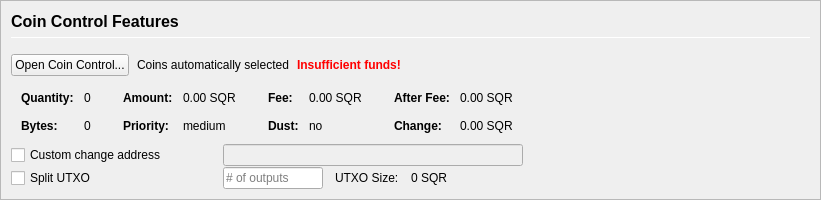
         <widget class="QFrame" name="frameCoinControl">
          <property name="sizePolicy">
           <sizepolicy hsizetype="Expanding" vsizetype="Expanding">
            <horstretch>0</horstretch>
            <verstretch>0</verstretch>
           </sizepolicy>
          </property>
          <property name="maximumSize">
           <size>
            <width>16777215</width>
            <height>16777215</height>
           </size>
          </property>
          <property name="frameShape">
           <enum>QFrame::StyledPanel</enum>
          </property>
          <property name="frameShadow">
           <enum>QFrame::Sunken</enum>
          </property>
          <layout class="QVBoxLayout" name="verticalLayoutCoinControl2">
           <property name="spacing">
            <number>0</number>
           </property>
           <property name="leftMargin">
            <number>0</number>
           </property>
           <property name="topMargin">
            <number>0</number>
           </property>
           <property name="rightMargin">
            <number>0</number>
           </property>
           <property name="bottomMargin">
            <number>0</number>
           </property>
           <item>
            <widget class="QFrame" name="frameCoinControl_BG">
             <layout class="QVBoxLayout" name="verticalLayoutCoinControl" stretch="0,0,0,0,0,0">
              <property name="spacing">
               <number>1</number>
              </property>
              <property name="leftMargin">
               <number>10</number>
              </property>
              <property name="topMargin">
               <number>10</number>
              </property>
              <item>
               <layout class="QHBoxLayout" name="horizontalLayoutCoinControl1">
                <property name="bottomMargin">
                 <number>15</number>
                </property>
                <item>
                 <layout class="QVBoxLayout" name="verticalLayout_3">
                  <property name="spacing">
                   <number>6</number>
                  </property>
                  <item>
                   <widget class="QLabel" name="labelCoinControlFeatures">
                    <property name="sizePolicy">
                     <sizepolicy hsizetype="Preferred" vsizetype="Maximum">
                      <horstretch>0</horstretch>
                      <verstretch>0</verstretch>
                     </sizepolicy>
                    </property>
                    <property name="minimumSize">
                     <size>
                      <width>0</width>
                      <height>20</height>
                     </size>
                    </property>
                    <property name="font">
                     <font>
                      <pointsize>12</pointsize>
                      <weight>75</weight>
                      <bold>true</bold>
                     </font>
                    </property>
                    <property name="styleSheet">
                     <string notr="true">font-weight:bold;</string>
                    </property>
                    <property name="text">
                     <string>Coin Control Features</string>
                    </property>
                   </widget>
                  </item>
                  <item>
                   <widget class="Line" name="line">
                    <property name="minimumSize">
                     <size>
                      <width>0</width>
                      <height>1</height>
                     </size>
                    </property>
                    <property name="maximumSize">
                     <size>
                      <width>16777215</width>
                      <height>1</height>
                     </size>
                    </property>
                    <property name="orientation">
                     <enum>Qt::Horizontal</enum>
                    </property>
                   </widget>
                  </item>
                 </layout>
                </item>
               </layout>
              </item>
              <item>
               <layout class="QHBoxLayout" name="horizontalLayoutCoinControl2" stretch="0,0,0,0">
                <property name="spacing">
                 <number>8</number>
                </property>
                <property name="bottomMargin">
                 <number>10</number>
                </property>
                <item>
                 <widget class="QPushButton" name="pushButtonCoinControl">
                  <property name="styleSheet">
                   <string notr="true"/>
                  </property>
                  <property name="text">
                   <string>Open Coin Control...</string>
                  </property>
                  <property name="autoDefault">
                   <bool>false</bool>
                  </property>
                 </widget>
                </item>
                <item>
                 <widget class="QLabel" name="labelCoinControlAutomaticallySelected">
                  <property name="text">
                   <string>Coins automatically selected</string>
                  </property>
                  <property name="margin">
                   <number>5</number>
                  </property>
                 </widget>
                </item>
                <item>
                 <widget class="QLabel" name="labelCoinControlInsuffFunds">
                  <property name="font">
                   <font>
                    <weight>75</weight>
                    <bold>true</bold>
                   </font>
                  </property>
                  <property name="styleSheet">
                   <string notr="true">color:red;font-weight:bold;</string>
                  </property>
                  <property name="text">
                   <string>Insufficient funds!</string>
                  </property>
                  <property name="margin">
                   <number>5</number>
                  </property>
                 </widget>
                </item>
                <item>
                 <spacer name="horizontalSpacerCoinControl">
                  <property name="orientation">
                   <enum>Qt::Horizontal</enum>
                  </property>
                  <property name="sizeHint" stdset="0">
                   <size>
                    <width>40</width>
                    <height>1</height>
                   </size>
                  </property>
                 </spacer>
                </item>
               </layout>
              </item>
              <item>
               <widget class="QWidget" name="widgetCoinControl" native="true">
                <property name="sizePolicy">
                 <sizepolicy hsizetype="Preferred" vsizetype="Preferred">
                  <horstretch>0</horstretch>
                  <verstretch>0</verstretch>
                 </sizepolicy>
                </property>
                <property name="minimumSize">
                 <size>
                  <width>0</width>
                  <height>0</height>
                 </size>
                </property>
                <property name="styleSheet">
                 <string notr="true"/>
                </property>
                <layout class="QHBoxLayout" name="horizontalLayoutCoinControl5">
                 <property name="leftMargin">
                  <number>0</number>
                 </property>
                 <property name="topMargin">
                  <number>0</number>
                 </property>
                 <property name="rightMargin">
                  <number>0</number>
                 </property>
                 <property name="bottomMargin">
                  <number>0</number>
                 </property>
                 <item>
                  <layout class="QHBoxLayout" name="horizontalLayoutCoinControl3" stretch="0,0,0,1">
                   <property name="spacing">
                    <number>20</number>
                   </property>
                   <property name="topMargin">
                    <number>0</number>
                   </property>
                   <property name="bottomMargin">
                    <number>10</number>
                   </property>
                   <item>
                    <layout class="QFormLayout" name="formLayoutCoinControl1">
                     <property name="horizontalSpacing">
                      <number>10</number>
                     </property>
                     <property name="verticalSpacing">
                      <number>14</number>
                     </property>
                     <property name="leftMargin">
                      <number>10</number>
                     </property>
                     <property name="topMargin">
                      <number>4</number>
                     </property>
                     <property name="rightMargin">
                      <number>6</number>
                     </property>
                     <item row="0" column="0">
                      <widget class="QLabel" name="labelCoinControlQuantityText">
                       <property name="font">
                        <font>
                         <weight>75</weight>
                         <bold>true</bold>
                        </font>
                       </property>
                       <property name="text">
                        <string>Quantity:</string>
                       </property>
                       <property name="margin">
                        <number>0</number>
                       </property>
                      </widget>
                     </item>
                     <item row="0" column="1">
                      <widget class="QLabel" name="labelCoinControlQuantity">
                       <property name="cursor">
                        <cursorShape>IBeamCursor</cursorShape>
                       </property>
                       <property name="contextMenuPolicy">
                        <enum>Qt::ActionsContextMenu</enum>
                       </property>
                       <property name="text">
                        <string notr="true">0</string>
                       </property>
                       <property name="margin">
                        <number>0</number>
                       </property>
                       <property name="textInteractionFlags">
                        <set>Qt::LinksAccessibleByMouse|Qt::TextSelectableByKeyboard|Qt::TextSelectableByMouse</set>
                       </property>
                      </widget>
                     </item>
                     <item row="1" column="0">
                      <widget class="QLabel" name="labelCoinControlBytesText">
                       <property name="font">
                        <font>
                         <weight>75</weight>
                         <bold>true</bold>
                        </font>
                       </property>
                       <property name="text">
                        <string>Bytes:</string>
                       </property>
                      </widget>
                     </item>
                     <item row="1" column="1">
                      <widget class="QLabel" name="labelCoinControlBytes">
                       <property name="cursor">
                        <cursorShape>IBeamCursor</cursorShape>
                       </property>
                       <property name="contextMenuPolicy">
                        <enum>Qt::ActionsContextMenu</enum>
                       </property>
                       <property name="text">
                        <string notr="true">0</string>
                       </property>
                       <property name="textInteractionFlags">
                        <set>Qt::LinksAccessibleByMouse|Qt::TextSelectableByKeyboard|Qt::TextSelectableByMouse</set>
                       </property>
                      </widget>
                     </item>
                    </layout>
                   </item>
                   <item>
                    <layout class="QFormLayout" name="formLayoutCoinControl2">
                     <property name="horizontalSpacing">
                      <number>10</number>
                     </property>
                     <property name="verticalSpacing">
                      <number>14</number>
                     </property>
                     <property name="leftMargin">
                      <number>6</number>
                     </property>
                     <property name="topMargin">
                      <number>4</number>
                     </property>
                     <property name="rightMargin">
                      <number>6</number>
                     </property>
                     <item row="0" column="0">
                      <widget class="QLabel" name="labelCoinControlAmountText">
                       <property name="font">
                        <font>
                         <weight>75</weight>
                         <bold>true</bold>
                        </font>
                       </property>
                       <property name="text">
                        <string>Amount:</string>
                       </property>
                       <property name="margin">
                        <number>0</number>
                       </property>
                      </widget>
                     </item>
                     <item row="0" column="1">
                      <widget class="QLabel" name="labelCoinControlAmount">
                       <property name="cursor">
                        <cursorShape>IBeamCursor</cursorShape>
                       </property>
                       <property name="contextMenuPolicy">
                        <enum>Qt::ActionsContextMenu</enum>
                       </property>
                       <property name="text">
                        <string notr="true">0.00 SQR</string>
                       </property>
                       <property name="textInteractionFlags">
                        <set>Qt::LinksAccessibleByMouse|Qt::TextSelectableByKeyboard|Qt::TextSelectableByMouse</set>
                       </property>
                      </widget>
                     </item>
                     <item row="1" column="0">
                      <widget class="QLabel" name="labelCoinControlPriorityText">
                       <property name="font">
                        <font>
                         <weight>75</weight>
                         <bold>true</bold>
                        </font>
                       </property>
                       <property name="text">
                        <string>Priority:</string>
                       </property>
                      </widget>
                     </item>
                     <item row="1" column="1">
                      <widget class="QLabel" name="labelCoinControlPriority">
                       <property name="cursor">
                        <cursorShape>IBeamCursor</cursorShape>
                       </property>
                       <property name="contextMenuPolicy">
                        <enum>Qt::ActionsContextMenu</enum>
                       </property>
                       <property name="text">
                        <string>medium</string>
                       </property>
                       <property name="textInteractionFlags">
                        <set>Qt::LinksAccessibleByMouse|Qt::TextSelectableByKeyboard|Qt::TextSelectableByMouse</set>
                       </property>
                      </widget>
                     </item>
                    </layout>
                   </item>
                   <item>
                    <layout class="QFormLayout" name="formLayoutCoinControl3">
                     <property name="horizontalSpacing">
                      <number>10</number>
                     </property>
                     <property name="verticalSpacing">
                      <number>14</number>
                     </property>
                     <property name="leftMargin">
                      <number>6</number>
                     </property>
                     <property name="topMargin">
                      <number>4</number>
                     </property>
                     <property name="rightMargin">
                      <number>6</number>
                     </property>
                     <item row="0" column="0">
                      <widget class="QLabel" name="labelCoinControlFeeText">
                       <property name="font">
                        <font>
                         <weight>75</weight>
                         <bold>true</bold>
                        </font>
                       </property>
                       <property name="text">
                        <string>Fee:</string>
                       </property>
                       <property name="margin">
                        <number>0</number>
                       </property>
                      </widget>
                     </item>
                     <item row="0" column="1">
                      <widget class="QLabel" name="labelCoinControlFee">
                       <property name="cursor">
                        <cursorShape>IBeamCursor</cursorShape>
                       </property>
                       <property name="contextMenuPolicy">
                        <enum>Qt::ActionsContextMenu</enum>
                       </property>
                       <property name="text">
                        <string notr="true">0.00 SQR</string>
                       </property>
                       <property name="textInteractionFlags">
                        <set>Qt::LinksAccessibleByMouse|Qt::TextSelectableByKeyboard|Qt::TextSelectableByMouse</set>
                       </property>
                      </widget>
                     </item>
                     <item row="1" column="0">
                      <widget class="QLabel" name="labelCoinControlLowOutputText">
                       <property name="font">
                        <font>
                         <weight>75</weight>
                         <bold>true</bold>
                        </font>
                       </property>
                       <property name="text">
                        <string>Dust:</string>
                       </property>
                      </widget>
                     </item>
                     <item row="1" column="1">
                      <widget class="QLabel" name="labelCoinControlLowOutput">
                       <property name="cursor">
                        <cursorShape>IBeamCursor</cursorShape>
                       </property>
                       <property name="contextMenuPolicy">
                        <enum>Qt::ActionsContextMenu</enum>
                       </property>
                       <property name="text">
                        <string>no</string>
                       </property>
                       <property name="textInteractionFlags">
                        <set>Qt::LinksAccessibleByMouse|Qt::TextSelectableByKeyboard|Qt::TextSelectableByMouse</set>
                       </property>
                      </widget>
                     </item>
                    </layout>
                   </item>
                   <item>
                    <layout class="QFormLayout" name="formLayoutCoinControl4">
                     <property name="horizontalSpacing">
                      <number>10</number>
                     </property>
                     <property name="verticalSpacing">
                      <number>14</number>
                     </property>
                     <property name="leftMargin">
                      <number>6</number>
                     </property>
                     <property name="topMargin">
                      <number>4</number>
                     </property>
                     <property name="rightMargin">
                      <number>6</number>
                     </property>
                     <item row="0" column="0">
                      <widget class="QLabel" name="labelCoinControlAfterFeeText">
                       <property name="font">
                        <font>
                         <weight>75</weight>
                         <bold>true</bold>
                        </font>
                       </property>
                       <property name="text">
                        <string>After Fee:</string>
                       </property>
                       <property name="margin">
                        <number>0</number>
                       </property>
                      </widget>
                     </item>
                     <item row="0" column="1">
                      <widget class="QLabel" name="labelCoinControlAfterFee">
                       <property name="cursor">
                        <cursorShape>IBeamCursor</cursorShape>
                       </property>
                       <property name="contextMenuPolicy">
                        <enum>Qt::ActionsContextMenu</enum>
                       </property>
                       <property name="text">
                        <string notr="true">0.00 SQR</string>
                       </property>
                       <property name="textInteractionFlags">
                        <set>Qt::LinksAccessibleByMouse|Qt::TextSelectableByKeyboard|Qt::TextSelectableByMouse</set>
                       </property>
                      </widget>
                     </item>
                     <item row="1" column="0">
                      <widget class="QLabel" name="labelCoinControlChangeText">
                       <property name="font">
                        <font>
                         <weight>75</weight>
                         <bold>true</bold>
                        </font>
                       </property>
                       <property name="text">
                        <string>Change:</string>
                       </property>
                      </widget>
                     </item>
                     <item row="1" column="1">
                      <widget class="QLabel" name="labelCoinControlChange">
                       <property name="cursor">
                        <cursorShape>IBeamCursor</cursorShape>
                       </property>
                       <property name="contextMenuPolicy">
                        <enum>Qt::ActionsContextMenu</enum>
                       </property>
                       <property name="text">
                        <string notr="true">0.00 SQR</string>
                       </property>
                       <property name="textInteractionFlags">
                        <set>Qt::LinksAccessibleByMouse|Qt::TextSelectableByKeyboard|Qt::TextSelectableByMouse</set>
                       </property>
                      </widget>
                     </item>
                    </layout>
                   </item>
                  </layout>
                 </item>
                </layout>
               </widget>
              </item>
              <item>
               <layout class="QHBoxLayout" name="horizontalLayoutCoinControl4">
                <property name="spacing">
                 <number>12</number>
                </property>
                <property name="sizeConstraint">
                 <enum>QLayout::SetDefaultConstraint</enum>
                </property>
                <property name="topMargin">
                 <number>0</number>
                </property>
                <property name="rightMargin">
                 <number>0</number>
                </property>
                <item>
                 <widget class="QCheckBox" name="checkBoxCoinControlChange">
                  <property name="sizePolicy">
                   <sizepolicy hsizetype="Preferred" vsizetype="Preferred">
                    <horstretch>0</horstretch>
                    <verstretch>0</verstretch>
                   </sizepolicy>
                  </property>
                  <property name="minimumSize">
                   <size>
                    <width>200</width>
                    <height>0</height>
                   </size>
                  </property>
                  <property name="maximumSize">
                   <size>
                    <width>200</width>
                    <height>16777215</height>
                   </size>
                  </property>
                  <property name="toolTip">
                   <string>If this is activated, but the change address is empty or invalid, change will be sent to a newly generated address.</string>
                  </property>
                  <property name="text">
                   <string>Custom change address</string>
                  </property>
                 </widget>
                </item>
                <item>
                 <widget class="QValidatedLineEdit" name="lineEditCoinControlChange">
                  <property name="enabled">
                   <bool>false</bool>
                  </property>
                  <property name="sizePolicy">
                   <sizepolicy hsizetype="Preferred" vsizetype="Preferred">
                    <horstretch>0</horstretch>
                    <verstretch>0</verstretch>
                   </sizepolicy>
                  </property>
                  <property name="minimumSize">
                   <size>
                    <width>300</width>
                    <height>0</height>
                   </size>
                  </property>
                 </widget>
                </item>
                <item>
                 <widget class="QLabel" name="labelCoinControlChangeLabel">
                  <property name="sizePolicy">
                   <sizepolicy hsizetype="Preferred" vsizetype="Preferred">
                    <horstretch>0</horstretch>
                    <verstretch>0</verstretch>
                   </sizepolicy>
                  </property>
                  <property name="minimumSize">
                   <size>
                    <width>100</width>
                    <height>0</height>
                   </size>
                  </property>
                  <property name="text">
                   <string/>
                  </property>
                  <property name="margin">
                   <number>3</number>
                  </property>
                 </widget>
                </item>
               </layout>
              </item>
              <item>
               <layout class="QHBoxLayout" name="horizontalLayoutCoinControl6">
                <property name="spacing">
                 <number>12</number>
                </property>
                <property name="rightMargin">
                 <number>0</number>
                </property>
                <item>
                 <widget class="QCheckBox" name="splitBlockCheckBox">
                  <property name="sizePolicy">
                   <sizepolicy hsizetype="Preferred" vsizetype="Preferred">
                    <horstretch>0</horstretch>
                    <verstretch>0</verstretch>
                   </sizepolicy>
                  </property>
                  <property name="minimumSize">
                   <size>
                    <width>200</width>
                    <height>0</height>
                   </size>
                  </property>
                  <property name="maximumSize">
                   <size>
                    <width>200</width>
                    <height>16777215</height>
                   </size>
                  </property>
                  <property name="text">
                   <string>Split UTXO</string>
                  </property>
                 </widget>
                </item>
                <item>
                 <widget class="QLineEdit" name="splitBlockLineEdit">
                  <property name="sizePolicy">
                   <sizepolicy hsizetype="Preferred" vsizetype="Preferred">
                    <horstretch>50</horstretch>
                    <verstretch>0</verstretch>
                   </sizepolicy>
                  </property>
                  <property name="minimumSize">
                   <size>
                    <width>100</width>
                    <height>0</height>
                   </size>
                  </property>
                  <property name="maximumSize">
                   <size>
                    <width>100</width>
                    <height>16777215</height>
                   </size>
                  </property>
                  <property name="placeholderText">
                   <string># of outputs</string>
                  </property>
                 </widget>
                </item>
                <item>
                 <widget class="QLabel" name="labelBlockSizeText">
                  <property name="text">
                   <string>UTXO Size:</string>
                  </property>
                 </widget>
                </item>
                <item>
                 <widget class="QLabel" name="labelBlockSize">
                  <property name="text">
                   <string>0 SQR</string>
                  </property>
                 </widget>
                </item>
                <item>
                 <spacer name="horizontalSpacer_7">
                  <property name="orientation">
                   <enum>Qt::Horizontal</enum>
                  </property>
                  <property name="sizeHint" stdset="0">
                   <size>
                    <width>40</width>
                    <height>20</height>
                   </size>
                  </property>
                 </spacer>
                </item>
               </layout>
              </item>
              <item>
               <spacer name="verticalSpacerCoinControl">
                <property name="orientation">
                 <enum>Qt::Vertical</enum>
                </property>
                <property name="sizeHint" stdset="0">
                 <size>
                  <width>800</width>
                  <height>1</height>
                 </size>
                </property>
               </spacer>
              </item>
             </layout>
            </widget>
           </item>
          </layout>
         </widget>
